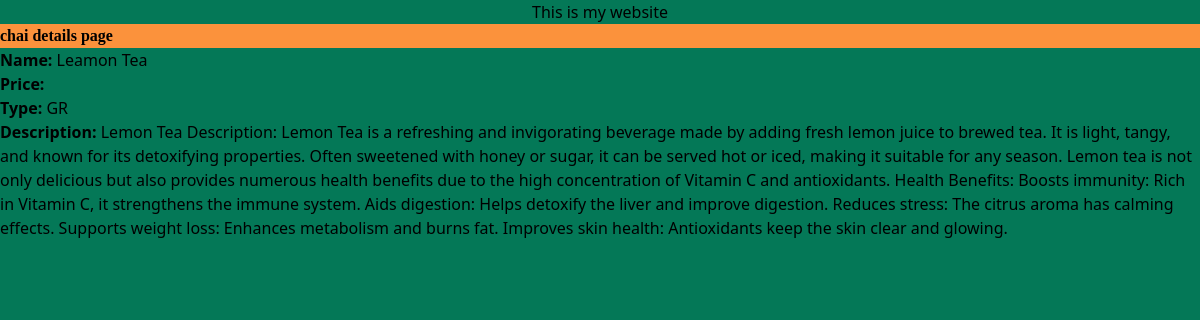
Screenshot of /chai/8/ with the database file from the repository.
### chai/models.py (models this page shows, shortened)
class ChaiVarieties(models.Model):
    CHAI_TYPE_CHOICE = [
        ('ML', 'MASALA'),
        ('GR', 'GINGER'),
        ('KL', 'KIWI'),
        ('PL', 'PLAIN'),
        ('EL', 'ELACHI'),
    ]
    name = models.CharField(max_length=100)
    image = models.ImageField(upload_to='chais/')
    date_added = models.DateTimeField(default=timezone.now)
    type = models.CharField(max_length=2, choices=CHAI_TYPE_CHOICE)
    description = models.TextField(blank=True)

### chai/views.py (the view)
# urls.py: path('<int:chai_id>/', views.chai_detail, name='chai_detail'),
def chai_detail(request, chai_id):
    chai = get_object_or_404(ChaiVarieties, pk=chai_id)
    return render(request, 'Chai/chai_detail.html', {'chai': chai})

### chai/templates/Chai/chai_detail.html (shortened to what this page needs)
{% extends "layout.html" %}
{% block content %}
<h1 class="bg-orange-400 font-extrabold font-serif">chai details page</h1>
<p ><strong>Name:</strong> {{ chai.name }}</p>
<p ><strong>Price:</strong> {{ chai.price }}</p>
<p ><strong>Type:</strong> {{ chai.type }}</p>
<p ><strong>Description:</strong> {{ chai.description }}</p>
{% endblock %}

### static/style.css (style rules this page uses)
body { background-color: #047857; }
h1 { font-size: large; }

### rows the page displays
ChaiVarieties: name "Leamon Tea", type "GR", description "Lemon Tea Description: Lemon Tea is a refreshing and invigorating beverage made by adding fresh lemon juice to brewed tea. It is light, tangy, and known for its detoxifying properties. Often sweetened with honey or sugar, it can be served hot or iced, making it suitable for any season. Lemon tea is not only delicious but also provides numerous health benefits due to the high concentration of Vitamin C and antioxidants. Health Benefits: Boosts immunity: Rich in Vitamin C, it strengthens the immune system. Aids digestion: Helps detoxify the liver and improve digestion. Reduces stress: The citrus aroma has calming effects. Supports weight loss: Enhances metabolism and burns fat. Improves skin…"
